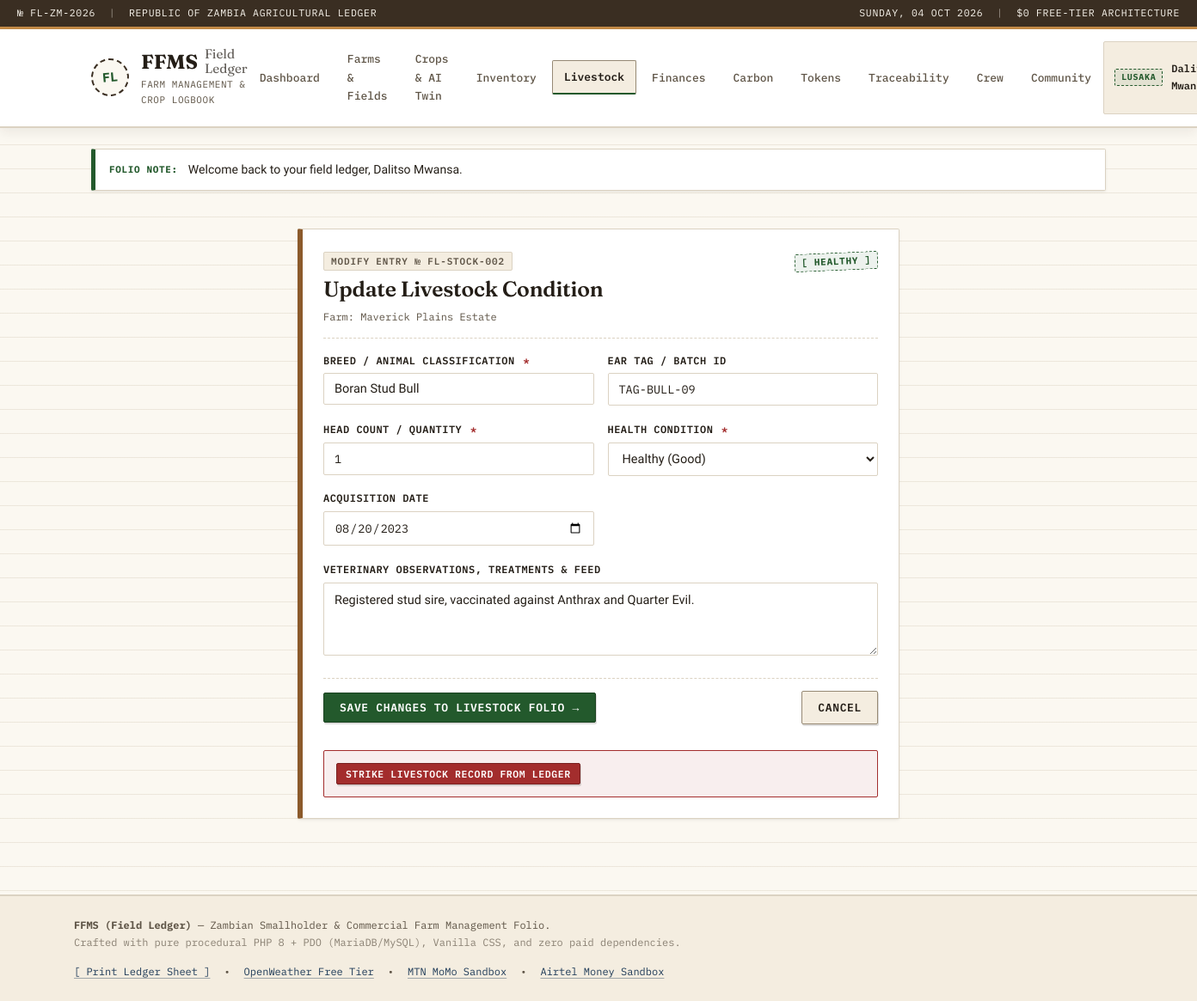
The page /ffms/livestock_edit.php?id=2 (signed in) on the database its author committed.
### tables this page shows
CREATE TABLE IF NOT EXISTS `livestock` (
    `id` INT AUTO_INCREMENT PRIMARY KEY,
    `farm_id` INT NOT NULL,
    `animal_type` VARCHAR(100) NOT NULL,
    `tag_id` VARCHAR(60) NULL,
    `quantity` INT NOT NULL DEFAULT 1,
    `acquisition_date` DATE NULL,
    `health_status` ENUM('healthy', 'sick', 'under_treatment', 'deceased') NOT NULL DEFAULT 'healthy',
    `notes` TEXT NULL,
    `created_at` TIMESTAMP DEFAULT CURRENT_TIMESTAMP,
    CONSTRAINT `fk_livestock_farm` FOREIGN KEY (`farm_id`) REFERENCES `farms`(`id`) ON DELETE CASCADE
);

CREATE TABLE IF NOT EXISTS `farms` (
    `id` INT AUTO_INCREMENT PRIMARY KEY,
    `user_id` INT NOT NULL,
    `farm_name` VARCHAR(150) NOT NULL,
    `location` VARCHAR(150) NOT NULL,
    `weather_city` VARCHAR(100) NULL,
    `size_hectares` DECIMAL(10,2) NOT NULL DEFAULT 0.00,
    `farm_type` ENUM('crop', 'livestock', 'mixed') NOT NULL DEFAULT 'mixed',
    `notes` TEXT NULL,
    `created_at` TIMESTAMP DEFAULT CURRENT_TIMESTAMP,
    CONSTRAINT `fk_farms_user` FOREIGN KEY (`user_id`) REFERENCES `users`(`id`) ON DELETE CASCADE
);

### ffms/livestock_edit.php (the view, shortened to what this page needs)
<?php
require_once __DIR__ . '/includes/auth.php';
require_once __DIR__ . '/includes/helpers.php';
$user = current_user();
$user_id = $user['id'];
$stock_id = (int)($_GET['id'] ?? 0);
$stmt = $pdo->prepare('
    SELECT l.*, f.farm_name, f.user_id
    FROM livestock l
    JOIN farms f ON l.farm_id = f.id
    WHERE l.id = ? AND f.user_id = ?
');
$stmt->execute([$stock_id, $user_id]);
$stock = $stmt->fetch();
include __DIR__ . '/includes/header.php';
?>
<div class="ledger-container" style="max-width: 740px; margin-top: 20px;">
    <div class="ledger-card border-ochre">
        <div class="card-header-ruled">
            <div>
                <span class="folio-tag">MODIFY ENTRY № FL-STOCK-<?php echo str_pad((string)$stock['id'], 3, '0', STR_PAD_LEFT); ?></span>
                <h2 style="margin-top: 6px;">Update Livestock Condition</h2>
                <div style="font-family: var(--font-mono); font-size: 12px; color: var(--ink-muted);">
                    Farm: <?php echo sanitize($stock['farm_name']); ?>
                </div>
            </div>
            <div>
                <?php echo render_stamp_badge($stock['health_status']); ?>
            </div>
        </div>
        <form method="POST" action="livestock_edit.php?id=<?php echo (int)$stock['id']; ?>" class="ledger-form">
            <div class="form-grid">
                <div class="form-group">
                    <label for="animal_type">Breed / Animal Classification <span class="required">*</span></label>
                    <input type="text" id="animal_type" name="animal_type" class="form-control" required
                           value="<?php echo sanitize($stock['animal_type']); ?>">
                </div>
                <div class="form-group">
                    <label for="tag_id">Ear Tag / Batch ID</label>
                    <input type="text" id="tag_id" name="tag_id" class="form-control input-mono"
                           value="<?php echo sanitize($stock['tag_id']); ?>">
                </div>
            </div>
            <div class="form-grid">
                <div class="form-group">
                    <label for="quantity">Head Count / Quantity <span class="required">*</span></label>
                    <input type="number" id="quantity" name="quantity" class="form-control input-mono" min="0" required
                           value="<?php echo (int)$stock['quantity']; ?>">
                </div>
                <div class="form-group">
                    <label for="health_status">Health Condition <span class="required">*</span></label>
                    <select id="health_status" name="health_status" class="form-control" required>
                        <option value="healthy" <?php echo ($stock['health_status'] === 'healthy') ? 'selected' : ''; ?>>Healthy (Good)</option>
                    </select>
                </div>
                <div class="form-group">
                    <label for="acquisition_date">Acquisition Date</label>
                    <input type="date" id="acquisition_date" name="acquisition_date" class="form-control input-mono"
                           value="<?php echo sanitize($stock['acquisition_date']); ?>">
                </div>
            </div>
            <div class="form-group">
                <label for="notes">Veterinary Observations, Treatments &amp; Feed</label>
                <textarea id="notes" name="notes" class="form-control"><?php echo sanitize($stock['notes']); ?></textarea>
            </div>
            <div style="display: flex; justify-content: space-between; align-items: center; border-top: 1px dashed var(--border-rule); padding-top: 14px; margin-top: 8px;">
                <button type="submit" class="ledger-btn ledger-btn-primary">
                    Save Changes to Livestock Folio &rarr;
                </button>
                <a href="livestock.php" class="ledger-btn">Cancel</a>
            </div>
        </form>
        <div style="margin-top: 30px; padding: 14px; border: 1px solid var(--stamp-red); background: var(--stamp-red-bg); border-radius: 2px;">
            <form method="POST" action="livestock_edit.php?id=<?php echo (int)$stock['id']; ?>" onsubmit="return confirm('Confirm: Are you sure you want to remove this livestock record from the ledger?');">
                <button type="submit" class="ledger-btn ledger-btn-danger ledger-btn-sm confirm-delete" data-item="<?php echo sanitize($stock['animal_type']); ?>">
                    Strike Livestock Record From Ledger
                </button>
            </form>
        </div>
    </div>
</div>
<?php include __DIR__ . '/includes/footer.php'; ?>

### ffms/includes/helpers.php (shortened to what this page needs)
<?php
function sanitize(?string $value): string {
    return htmlspecialchars((string)($value ?? ''), ENT_QUOTES, 'UTF-8');
}
function render_stamp_badge(string $status): string {
    $s = strtolower(trim($status));
    $class = 'stamp-neutral';
    $label = strtoupper(str_replace('_', ' ', $s));
    switch ($s) {
        case 'growing':
        case 'healthy':
        case 'completed':
            $class = 'stamp-green';
            break;
    }
    return sprintf(
        '<span class="stamp-badge %s" title="%s">[ %s ]</span>',
        $class,
        sanitize($label),
        sanitize($label)
    );
}
function display_flash(): string {
    $f = $_SESSION['flash'];
    $type_class = match ($f['type']) {
        'green', 'success' => 'flash-green',
        'amber', 'warning' => 'flash-amber',
        'red', 'error'     => 'flash-red',
        default            => 'flash-navy'
    };
    return sprintf(
        '<div class="ledger-flash %s">
            <span class="flash-tag">FOLIO NOTE:</span>
            <span class="flash-text">%s</span>
        </div>',
        $type_class,
        sanitize($f['message'])
    );
}

### rows shown on the page
livestock: id "002", farm.farm_name "Maverick Plains Estate", health_status "HEALTHY", animal_type "Boran Stud Bull", tag_id "TAG-BULL-09", quantity "1", health_status "Healthy (Good)", acquisition_date "08/20/2023", notes "Registered stud sire, vaccinated against Anthrax and Quarter Evil."

### other values the page prints
$user['location_district'] "LUSAKA"
$f['message'] "Welcome back to your field ledger, Dalitso Mwansa."
